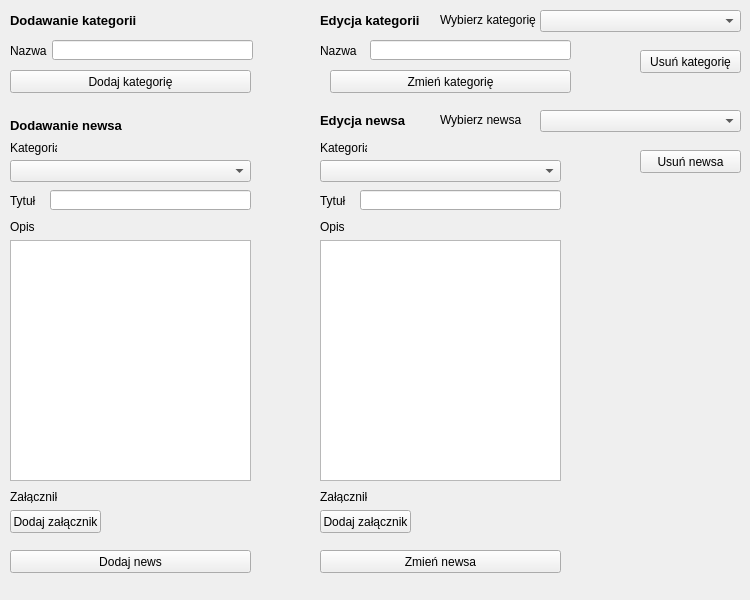
<?xml version="1.0" encoding="UTF-8"?>
<ui version="4.0">
 <class>AdminPanelWindow</class>
 <widget class="QMainWindow" name="AdminPanelWindow">
  <property name="geometry">
   <rect>
    <x>0</x>
    <y>0</y>
    <width>750</width>
    <height>600</height>
   </rect>
  </property>
  <property name="minimumSize">
   <size>
    <width>600</width>
    <height>600</height>
   </size>
  </property>
  <property name="maximumSize">
   <size>
    <width>800</width>
    <height>600</height>
   </size>
  </property>
  <property name="windowTitle">
   <string>MainWindow</string>
  </property>
  <widget class="QWidget" name="centralwidget">
   <widget class="QLabel" name="label">
    <property name="geometry">
     <rect>
      <x>10</x>
      <y>10</y>
      <width>161</width>
      <height>21</height>
     </rect>
    </property>
    <property name="font">
     <font>
      <pointsize>10</pointsize>
      <weight>75</weight>
      <bold>true</bold>
     </font>
    </property>
    <property name="text">
     <string>Dodawanie kategorii</string>
    </property>
   </widget>
   <widget class="QLineEdit" name="addCategoryLineEdit">
    <property name="geometry">
     <rect>
      <x>52</x>
      <y>40</y>
      <width>201</width>
      <height>20</height>
     </rect>
    </property>
   </widget>
   <widget class="QPushButton" name="addCategoryButton">
    <property name="geometry">
     <rect>
      <x>10</x>
      <y>70</y>
      <width>241</width>
      <height>23</height>
     </rect>
    </property>
    <property name="text">
     <string>Dodaj kategorię</string>
    </property>
   </widget>
   <widget class="QLabel" name="label_2">
    <property name="geometry">
     <rect>
      <x>10</x>
      <y>115</y>
      <width>161</width>
      <height>21</height>
     </rect>
    </property>
    <property name="font">
     <font>
      <pointsize>10</pointsize>
      <weight>75</weight>
      <bold>true</bold>
     </font>
    </property>
    <property name="text">
     <string>Dodawanie newsa</string>
    </property>
   </widget>
   <widget class="QLabel" name="label_3">
    <property name="geometry">
     <rect>
      <x>10</x>
      <y>40</y>
      <width>47</width>
      <height>21</height>
     </rect>
    </property>
    <property name="text">
     <string>Nazwa</string>
    </property>
   </widget>
   <widget class="QLabel" name="label_4">
    <property name="geometry">
     <rect>
      <x>10</x>
      <y>140</y>
      <width>47</width>
      <height>16</height>
     </rect>
    </property>
    <property name="text">
     <string>Kategoria</string>
    </property>
   </widget>
   <widget class="QComboBox" name="addCategoryComboBox">
    <property name="geometry">
     <rect>
      <x>10</x>
      <y>160</y>
      <width>241</width>
      <height>22</height>
     </rect>
    </property>
   </widget>
   <widget class="QLabel" name="label_5">
    <property name="geometry">
     <rect>
      <x>10</x>
      <y>190</y>
      <width>47</width>
      <height>21</height>
     </rect>
    </property>
    <property name="text">
     <string>Tytuł</string>
    </property>
   </widget>
   <widget class="QLineEdit" name="addTitleLineEdit">
    <property name="geometry">
     <rect>
      <x>50</x>
      <y>190</y>
      <width>201</width>
      <height>20</height>
     </rect>
    </property>
   </widget>
   <widget class="QLabel" name="label_6">
    <property name="geometry">
     <rect>
      <x>10</x>
      <y>220</y>
      <width>47</width>
      <height>13</height>
     </rect>
    </property>
    <property name="text">
     <string>Opis</string>
    </property>
   </widget>
   <widget class="QTextEdit" name="addDescriptionTextEdit">
    <property name="geometry">
     <rect>
      <x>10</x>
      <y>240</y>
      <width>241</width>
      <height>241</height>
     </rect>
    </property>
   </widget>
   <widget class="QPushButton" name="addAddonButton">
    <property name="geometry">
     <rect>
      <x>10</x>
      <y>510</y>
      <width>91</width>
      <height>23</height>
     </rect>
    </property>
    <property name="text">
     <string>Dodaj załącznik</string>
    </property>
   </widget>
   <widget class="QLabel" name="label_7">
    <property name="geometry">
     <rect>
      <x>10</x>
      <y>490</y>
      <width>47</width>
      <height>13</height>
     </rect>
    </property>
    <property name="text">
     <string>Załącznik</string>
    </property>
   </widget>
   <widget class="QLabel" name="addAddonLabel">
    <property name="geometry">
     <rect>
      <x>110</x>
      <y>510</y>
      <width>141</width>
      <height>21</height>
     </rect>
    </property>
    <property name="text">
     <string/>
    </property>
   </widget>
   <widget class="QPushButton" name="addNewsButton">
    <property name="geometry">
     <rect>
      <x>10</x>
      <y>550</y>
      <width>241</width>
      <height>23</height>
     </rect>
    </property>
    <property name="text">
     <string>Dodaj news</string>
    </property>
   </widget>
   <widget class="QLabel" name="label_8">
    <property name="geometry">
     <rect>
      <x>320</x>
      <y>10</y>
      <width>161</width>
      <height>21</height>
     </rect>
    </property>
    <property name="font">
     <font>
      <pointsize>10</pointsize>
      <weight>75</weight>
      <bold>true</bold>
     </font>
    </property>
    <property name="text">
     <string>Edycja kategorii</string>
    </property>
   </widget>
   <widget class="QComboBox" name="chooseCategoryComboBox">
    <property name="geometry">
     <rect>
      <x>540</x>
      <y>10</y>
      <width>201</width>
      <height>22</height>
     </rect>
    </property>
   </widget>
   <widget class="QLabel" name="label_9">
    <property name="geometry">
     <rect>
      <x>440</x>
      <y>10</y>
      <width>101</width>
      <height>20</height>
     </rect>
    </property>
    <property name="text">
     <string>Wybierz kategorię</string>
    </property>
   </widget>
   <widget class="QLabel" name="label_10">
    <property name="geometry">
     <rect>
      <x>320</x>
      <y>40</y>
      <width>47</width>
      <height>21</height>
     </rect>
    </property>
    <property name="text">
     <string>Nazwa</string>
    </property>
   </widget>
   <widget class="QLineEdit" name="editCategoryLineEdit">
    <property name="geometry">
     <rect>
      <x>370</x>
      <y>40</y>
      <width>201</width>
      <height>20</height>
     </rect>
    </property>
   </widget>
   <widget class="QPushButton" name="editCategoryButton">
    <property name="geometry">
     <rect>
      <x>330</x>
      <y>70</y>
      <width>241</width>
      <height>23</height>
     </rect>
    </property>
    <property name="text">
     <string>Zmień kategorię</string>
    </property>
   </widget>
   <widget class="QLabel" name="label_11">
    <property name="geometry">
     <rect>
      <x>320</x>
      <y>110</y>
      <width>161</width>
      <height>21</height>
     </rect>
    </property>
    <property name="font">
     <font>
      <pointsize>10</pointsize>
      <weight>75</weight>
      <bold>true</bold>
     </font>
    </property>
    <property name="text">
     <string>Edycja newsa</string>
    </property>
   </widget>
   <widget class="QLabel" name="label_12">
    <property name="geometry">
     <rect>
      <x>440</x>
      <y>110</y>
      <width>101</width>
      <height>20</height>
     </rect>
    </property>
    <property name="text">
     <string>Wybierz newsa</string>
    </property>
   </widget>
   <widget class="QComboBox" name="chooseNewsComboBox">
    <property name="geometry">
     <rect>
      <x>540</x>
      <y>110</y>
      <width>201</width>
      <height>22</height>
     </rect>
    </property>
   </widget>
   <widget class="QLabel" name="label_13">
    <property name="geometry">
     <rect>
      <x>320</x>
      <y>140</y>
      <width>47</width>
      <height>16</height>
     </rect>
    </property>
    <property name="text">
     <string>Kategoria</string>
    </property>
   </widget>
   <widget class="QComboBox" name="editCategoryComboBox">
    <property name="geometry">
     <rect>
      <x>320</x>
      <y>160</y>
      <width>241</width>
      <height>22</height>
     </rect>
    </property>
   </widget>
   <widget class="QLabel" name="label_14">
    <property name="geometry">
     <rect>
      <x>320</x>
      <y>190</y>
      <width>47</width>
      <height>21</height>
     </rect>
    </property>
    <property name="text">
     <string>Tytuł</string>
    </property>
   </widget>
   <widget class="QLabel" name="label_15">
    <property name="geometry">
     <rect>
      <x>320</x>
      <y>490</y>
      <width>47</width>
      <height>13</height>
     </rect>
    </property>
    <property name="text">
     <string>Załącznik</string>
    </property>
   </widget>
   <widget class="QPushButton" name="editAddonButton">
    <property name="geometry">
     <rect>
      <x>320</x>
      <y>510</y>
      <width>91</width>
      <height>23</height>
     </rect>
    </property>
    <property name="text">
     <string>Dodaj załącznik</string>
    </property>
   </widget>
   <widget class="QLineEdit" name="editTitleLineEdit">
    <property name="geometry">
     <rect>
      <x>360</x>
      <y>190</y>
      <width>201</width>
      <height>20</height>
     </rect>
    </property>
   </widget>
   <widget class="QLabel" name="label_16">
    <property name="geometry">
     <rect>
      <x>320</x>
      <y>220</y>
      <width>47</width>
      <height>13</height>
     </rect>
    </property>
    <property name="text">
     <string>Opis</string>
    </property>
   </widget>
   <widget class="QPushButton" name="editNewsButton">
    <property name="geometry">
     <rect>
      <x>320</x>
      <y>550</y>
      <width>241</width>
      <height>23</height>
     </rect>
    </property>
    <property name="text">
     <string>Zmień newsa</string>
    </property>
   </widget>
   <widget class="QTextEdit" name="editDescriptionTextEdit">
    <property name="geometry">
     <rect>
      <x>320</x>
      <y>240</y>
      <width>241</width>
      <height>241</height>
     </rect>
    </property>
   </widget>
   <widget class="QLabel" name="editAddonLabel">
    <property name="geometry">
     <rect>
      <x>420</x>
      <y>510</y>
      <width>141</width>
      <height>21</height>
     </rect>
    </property>
    <property name="text">
     <string/>
    </property>
   </widget>
   <widget class="QPushButton" name="deleteCategoryButton">
    <property name="geometry">
     <rect>
      <x>640</x>
      <y>50</y>
      <width>101</width>
      <height>23</height>
     </rect>
    </property>
    <property name="text">
     <string>Usuń kategorię</string>
    </property>
   </widget>
   <widget class="QPushButton" name="deleteNewsButton">
    <property name="geometry">
     <rect>
      <x>640</x>
      <y>150</y>
      <width>101</width>
      <height>23</height>
     </rect>
    </property>
    <property name="text">
     <string>Usuń newsa</string>
    </property>
   </widget>
  </widget>
 </widget>
 <resources/>
 <connections/>
</ui>
